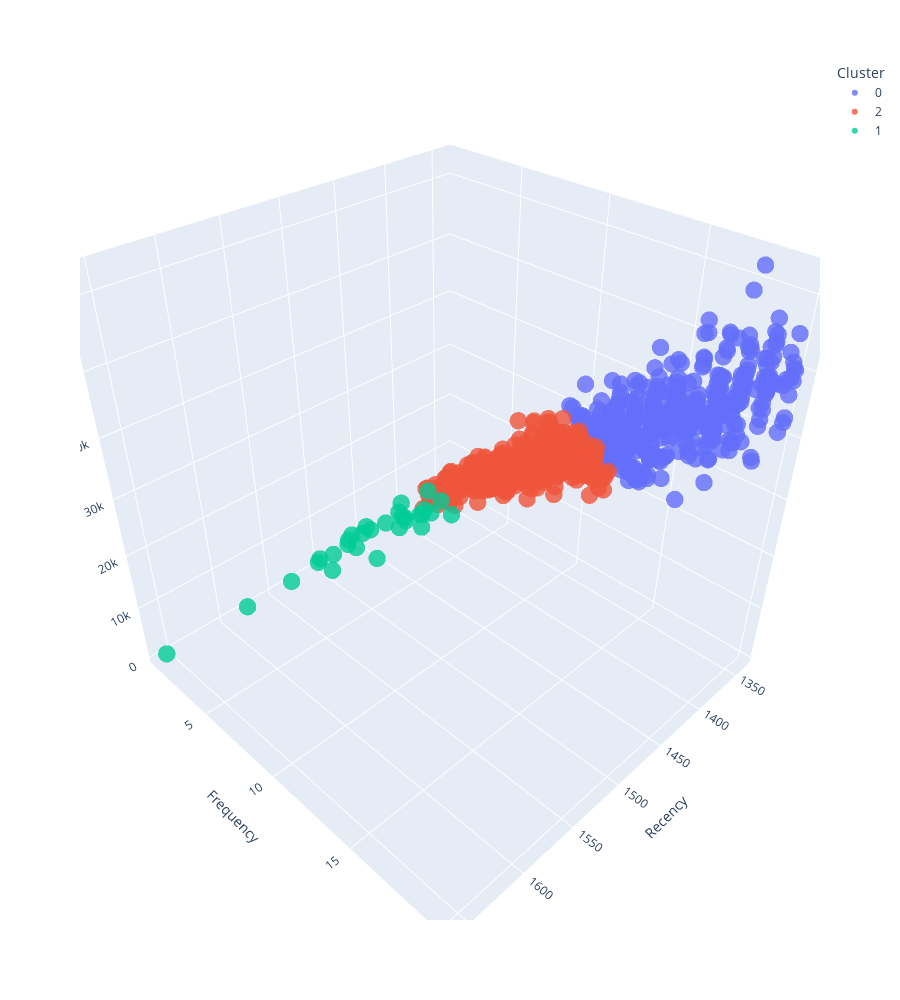

Source (notebook cell):
### Code cell
import plotly.express as px

# Create a DataFrame with the RFM scores and cluster labels
df = pd.DataFrame(X, columns=['Recency', 'Frequency', 'Monetary'])
df['Cluster'] = y_kmeans
df['Cluster'] = df['Cluster'].astype('str')

# Create the plot
fig = px.scatter_3d(df, x='Recency', y='Frequency', z='Monetary',
                    color='Cluster', opacity=0.8, size_max=1, height=1000)

fig.update_traces(marker=dict(size=6))

fig.show()

### Figure 1 — Plotly figure (JSON) as saved in the notebook; plotly's stock layout.template omitted (floating-point values rounded to 4 significant figures; data arrays with more than 128 entries replaced by an {"elided": "..."} marker saying what was removed)
{"data": [{"hovertemplate": "Cluster=0<br>Recency=%{x}<br>Frequency=%{y}<br>Monetary=%{z}<extra></extra>", "legendgroup": "0", "marker": {"color": "#636efa", "opacity": 0.8, "size": 6, "symbol": "circle"}, "mode": "markers", "name": "0", "scene": "scene", "showlegend": true, "type": "scatter3d", "x": {"elided": "389 int values"}, "y": {"elided": "389 int values"}, "z": {"elided": "389 int values"}}, {"hovertemplate": "Cluster=2<br>Recency=%{x}<br>Frequency=%{y}<br>Monetary=%{z}<extra></extra>", "legendgroup": "2", "marker": {"color": "#EF553B", "opacity": 0.8, "size": 6, "symbol": "circle"}, "mode": "markers", "name": "2", "scene": "scene", "showlegend": true, "type": "scatter3d", "x": {"elided": "351 int values"}, "y": {"elided": "351 int values"}, "z": {"elided": "351 int values"}}, {"hovertemplate": "Cluster=1<br>Recency=%{x}<br>Frequency=%{y}<br>Monetary=%{z}<extra></extra>", "legendgroup": "1", "marker": {"color": "#00cc96", "opacity": 0.8, "size": 6, "symbol": "circle"}, "mode": "markers", "name": "1", "scene": "scene", "showlegend": true, "type": "scatter3d", "x": [1427, 1486, 1414, 1465, 1438, 1422, 1406, 1456, 1579, 1469, 1418, 1503, 1544, 1447, 1464, 1422, 1414, 1425, 1422, 1478, 1657, 1501, 1473, 1468, 1433, 1410, 1418, 1404, 1445, 1513], "y": [4, 1, 4, 2, 2, 2, 3, 2, 1, 1, 5, 1, 2, 1, 1, 6, 2, 4, 2, 4, 1, 2, 2, 1, 5, 3, 2, 1, 4, 2], "z": [9055, 1436, 8062, 5543, 4947, 5647, 6279, 5359, 835, 1784, 12668, 1579, 4068, 3317, 3310, 11936, 2938, 8876, 2259, 5232, 745, 1490, 3338, 2621, 16153, 2840, 4230, 4129, 10295, 5331]}], "layout": {"height": 1000, "legend": {"title": {"text": "Cluster"}, "tracegroupgap": 0}, "margin": {"t": 60}, "scene": {"domain": {"x": [0, 1], "y": [0, 1]}, "xaxis": {"title": {"text": "Recency"}}, "yaxis": {"title": {"text": "Frequency"}}, "zaxis": {"title": {"text": "Monetary"}}}}}
